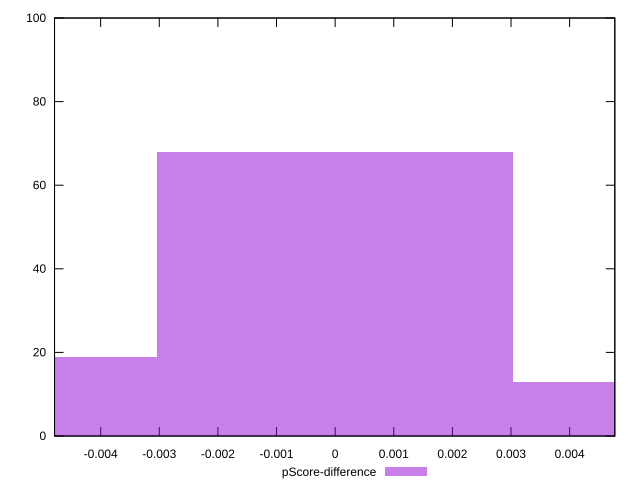

Here is the gnuplot script that generated this plot:
reset

$pScoreDifference <<EOF
0 68
0.00608446191362103 13
-0.00608446191362103 19
EOF

set key outside below
set boxwidth 0.00608446191362103
set xrange [-0.004786838063523757:0.004770916510083673]
set yrange [0:100]
set trange [0:100]
set style fill transparent solid 0.5 noborder
set terminal svg size 640, 490 enhanced background rgb 'white'
set output "reports/report_00028_2021-02-24T12-49-42.674Z/max-potential-fid/samples/astro/pScore-difference/histogram.svg"

plot $pScoreDifference title "pScore-difference" with boxes

reset
